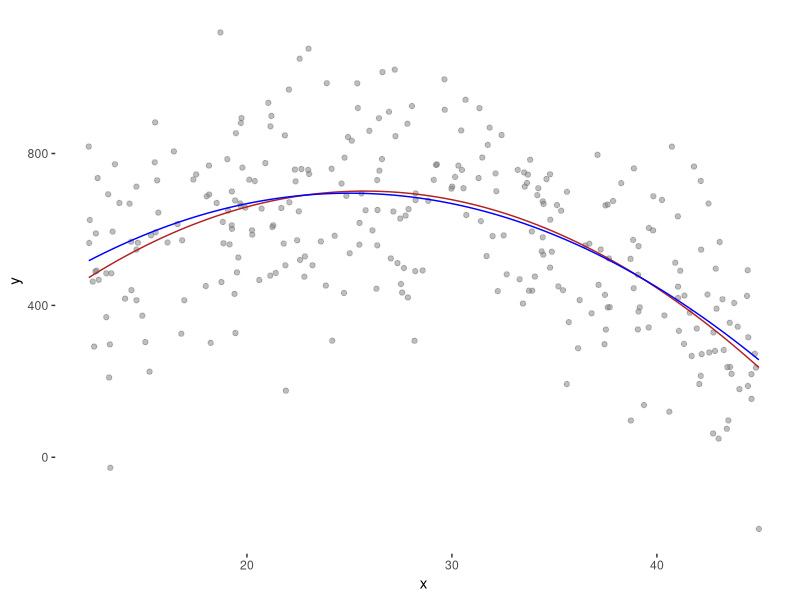
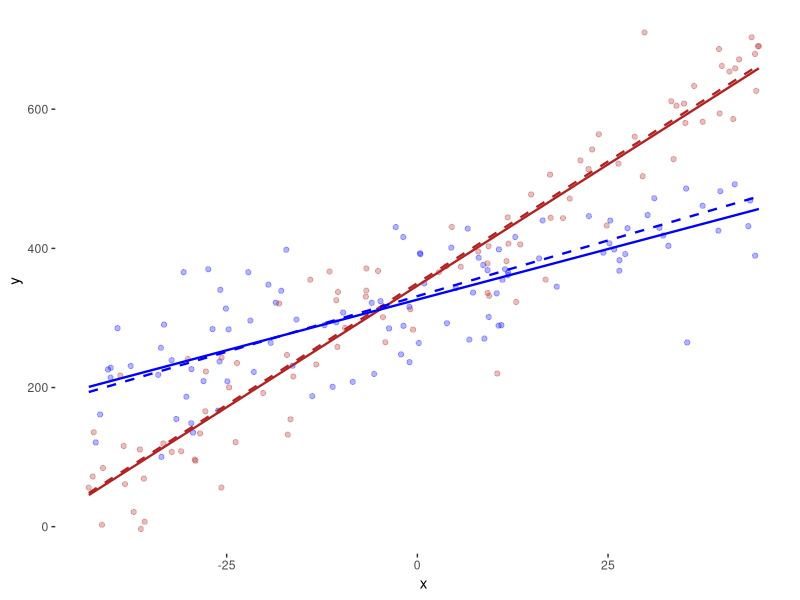
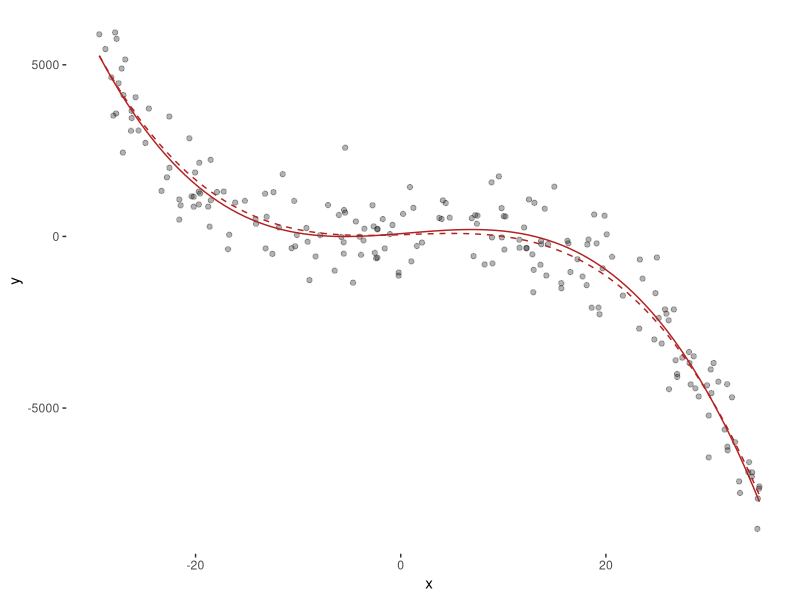

These figures' R source, in order:
library(tidyverse)


## Simulating Data from a Regression Model
## This R-chunk is meant to be played in your R Console.
## It allows you to explore how the various elements
## of the regression model combine together to "create"
## data and then use the data to "re-create" the line.

set.seed(101) #Allows us to always get the same "random" sample
#Change to a new number to get a new sample

n <- 300 #set the sample size

X_i <- runif(n, 12, 45) 
#Gives n random values from a uniform distribution between 15 to 45.

beta0 <- 8 #Our choice for the y-intercept. 

beta1 <- 55 #Our choice for the slope. 

beta2 <- -1.1

sigma <- 180.5 #Our choice for the std. deviation of the error terms.


epsilon_i <- rnorm(n, 0, sigma) 
#Gives n random values from a normal distribution with mean = 0, st. dev. = sigma.

Y_i <- beta0 + beta1*X_i + beta2*X_i^2 + epsilon_i 
#Create Y using the normal error regression model

fabData <- data.frame(y=Y_i, x=X_i) 
#Store the data as data

#View(fabData) 


#In the real world, we begin with data (like fabData) and try to recover the model that 
# (we assume) was used to created it.

fab.lm <- lm(y ~ x + I(x^2), data=fabData) #Fit an estimated regression model to the fabData.

summary(fab.lm) #Summarize your model. 

#plot(y ~ x, data=fabData) #Plot the data.

#abline(fab.lm) #Add the estimated regression line to your plot.


# Now for something you can't do in real life... but since we created the data...

#abline(beta0, beta1, lty=2) 
#Add the true regression line to your plot using a dashed line (lty=2). 

#legend("topleft", legend=c("True Line", "Estimated Line"), lty=c(2,1), bty="n") 
#Add a legend to your plot specifying which line is which.




# QUADRATIC REGRESSION RELATION DIAGRAM

b <- fab.lm$coefficients


fabData %>% 
  ggplot(aes(x, y)) +
  geom_point(aes(),color = "grey50", alpha = .5) +
  #geom_smooth(method = "lm", se = F, formula = y ~ poly(x, 2)) +
  stat_function(fun = function(x) b[1] + b[2]*x + b[3]*x^2, col = "firebrick") +    # estimated line
  stat_function(fun = function(x) beta0 + beta1*x + beta2*x^2, col = "blue") +   #true line
  theme(panel.background = element_blank(),
        panel.grid = element_blank())





# TWO-LINES REGRESSION RELATION DIAGRAM


n <- 200

X_i <- runif(n, -45, 45) 
Z_i <- sample(c(0, 1), n, replace = T)

beta0 <- 350
beta1 <- 7
beta2 <- -18.6
beta3 <- -3.8
sigma <- 65

epsilon_i <- rnorm(n, 0, sigma) 

Y_i <- beta0 + beta1*X_i + beta2*Z_i + beta3*X_i*Z_i + epsilon_i 

fabData <- data.frame(y=Y_i, x=X_i, z=as.integer(Z_i))

# Regression for group 0
fab.lm0 <- lm(y ~ x + z, data=subset(fabData, z == 0))
summary(fab.lm0)
b0 <- fab.lm0$coefficients

# Regression for group 1
fab.lm1 <- lm(y ~ x + z, data=subset(fabData, z == 1))
summary(fab.lm1)
b1 <- fab.lm1$coefficients

fabData %>% 
  ggplot(aes(x, y, color = factor(z))) +
  geom_point(alpha = .3) +
  scale_color_manual(values = c("firebrick", "blue"), guide = F) +
  # group 0
  stat_function(fun = function(x) b0[1] + b0[2]*x, col = "firebrick", size = .8, linetype = "solid") +
  stat_function(fun = function(x) beta0 + beta1*x, col = "firebrick", size = .8, linetype = "dashed") +
  # group 1
  stat_function(fun = function(x) b1[1] + b1[2]*x, col = "blue", size = .8, linetype = "solid") +
  stat_function(fun = function(x) (beta0+beta2) + (beta1+beta3)*x, col = "blue", size = .8, linetype = "dashed") +
  
  theme(panel.background = element_blank(),
        panel.grid = element_blank())







# CUBIC REGRESSION RELATION DIAGRAM


n <- 200

X_i <- runif(n, -30, 35) 

beta0 <- 50
beta1 <- 10
beta2 <- .5
beta3 <- -.2
sigma <- 800

epsilon_i <- rnorm(n, 0, sigma) 

Y_i <- beta0 + beta1*X_i + beta2*X_i^2 + beta3*X_i^3 + epsilon_i 

fabData <- data.frame(y=Y_i, x=X_i)

# Regression for group 0
fab.lm3 <- lm(y ~ x + I(x^2) + I(x^3), data = fabData)
summary(fab.lm3)
b3 <- fab.lm3$coefficients


fabData %>% 
  ggplot(aes(x, y)) +
  geom_point(alpha = .3) +
  stat_function(fun = function(x) b3[1] + b3[2]*x + b3[3]*x^2 + b3[4]*x^3, col = "firebrick") +
  stat_function(fun = function(x) beta0 + beta1*x + (beta2)*x^2 + (beta3)*x^3, 
                col = "firebrick", linetype = "dashed") +
  theme(panel.background = element_blank(),
        panel.grid = element_blank())


